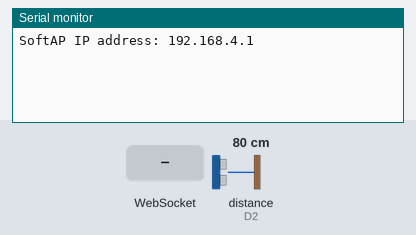
This sketch was run on a simulated ESP8266 (NodeMCU). Shown: the last lines printed to the serial monitor. Wiring (inferred from the names in the program): ultrasonic range finder: trigger D1; echo D2. Inputs (shaded band) come from the test bench; at power-on: distance to the obstacle (sensor on D2) 80 cm. The echo pulse lasts 58.3 µs per cm.

Above: at 1.8 s.
1.9 s: WebSocket text "1" received
At 3.1 s:
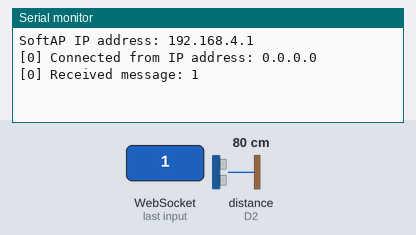
3.5 s: WebSocket text "0" received
At 5.0 s:
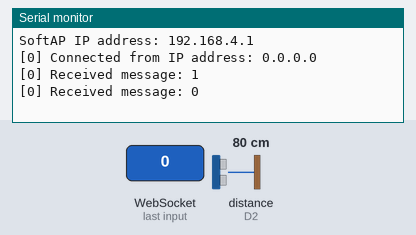

Measured:
- after the input at 1.9 s, the serial monitor: prints a new line after 0.11 s (image 1)
- after the input at 3.5 s, the serial monitor: prints a new line after 0.52 s (image 2)

The sketch:

sketch_may09a.ino
```cpp
#include <ESP8266WiFi.h>
#include <WebSocketsServer.h>

// Replace with your network credentials
const char* ssid = "HELLO";
const char* password = "123456789";

// Create an instance of the server
WebSocketsServer webSocket = WebSocketsServer(81);

// Ultrasonic sensor pin configuration
const int trigPin = D1;
const int echoPin = D2;

void setup() {
  // Start the serial communication
  Serial.begin(115200);

  // Set up the Ultrasonic sensor pins
  pinMode(trigPin, OUTPUT);
  pinMode(echoPin, INPUT);

  // Create a SoftAP
  WiFi.softAP(ssid, password);

  // Print the SoftAP IP address
  Serial.println("SoftAP IP address: " + WiFi.softAPIP().toString());

  // Start the WebSocket server
  webSocket.begin();
  webSocket.onEvent(webSocketEvent);
}

void loop() {
  // Handle WebSocket events
  webSocket.loop();

  // Measure the ultrasonic sensor value
  long duration, distance;
  digitalWrite(trigPin, LOW);
  delayMicroseconds(2);
  digitalWrite(trigPin, HIGH);
  delayMicroseconds(10);
  digitalWrite(trigPin, LOW);
  duration = pulseIn(echoPin, HIGH);
  distance = duration * 0.034 / 2; // Calculate distance in cm

  // Send the ultrasonic sensor value to connected clients
  String message = String(distance);
  webSocket.broadcastTXT(message);

  // Delay before next measurement
  delay(1000);
}

void webSocketEvent(uint8_t num, WStype_t type, uint8_t* payload, size_t length) {
  switch (type) {
    case WStype_DISCONNECTED:
      Serial.printf("[%u] Disconnected!\n", num);
      break;
    case WStype_CONNECTED:
      Serial.printf("[%u] Connected from IP address: %s\n", num, webSocket.remoteIP(num).toString().c_str());
      break;
    case WStype_TEXT:
      Serial.printf("[%u] Received message: %s\n", num, payload);
      break;
  }
}
```
